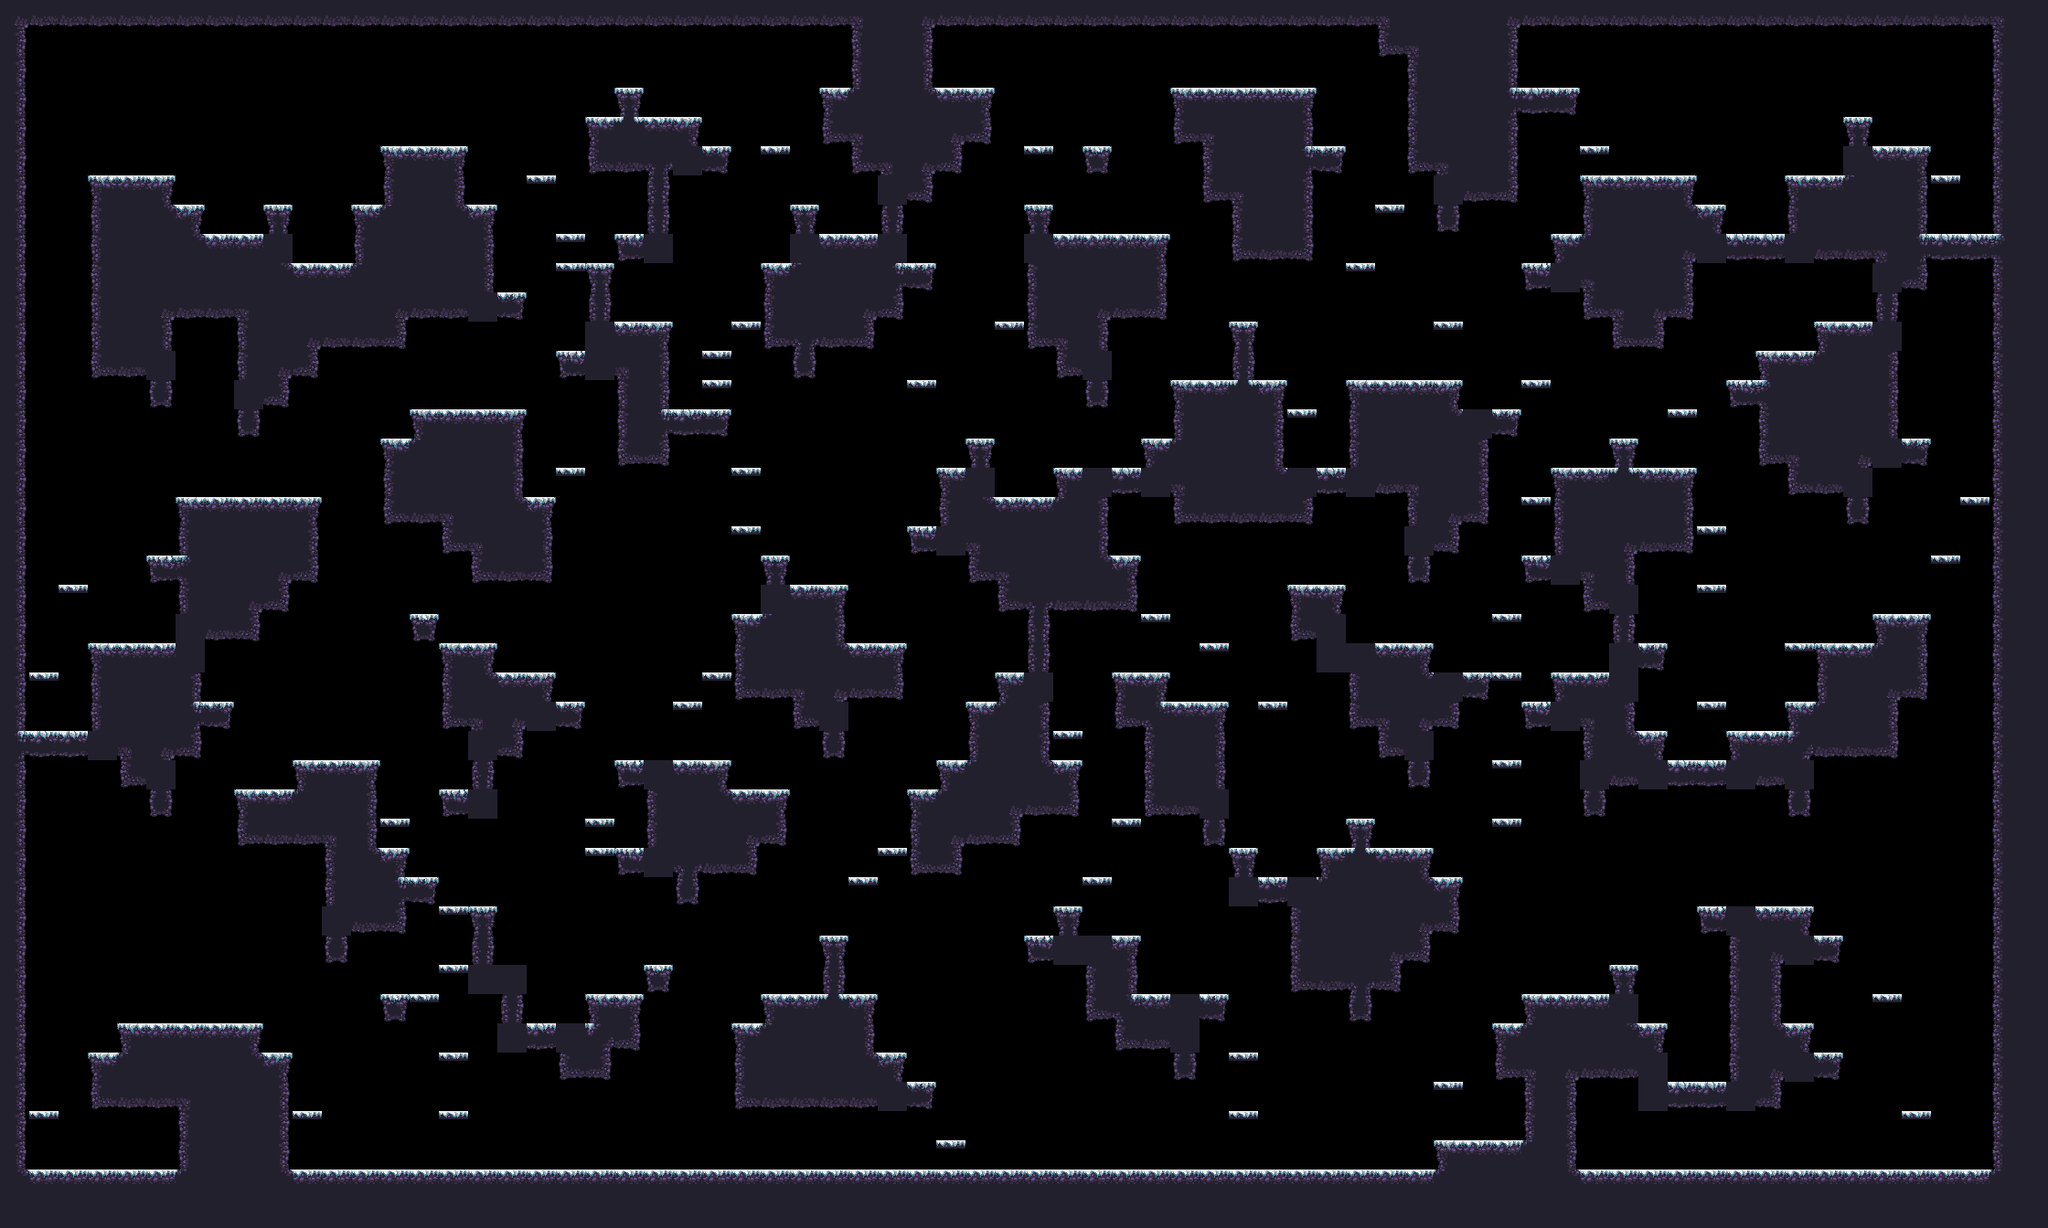

Rendered tile map (Tiled .tmx) drawn with the repository's tilesets; below, a short description and the map source with its tile grids summarised:
An orthogonal 70x42 tile map with 32x32 px tiles, 1 tile layer (main) and 17 objects (9x spawn, spawnPlayer0, spawnCrown0, spawnPlayer1, spawnCrown1, ...).

<map compressionlevel="0" height="42" infinite="0" nextlayerid="3" nextobjectid="4" orientation="orthogonal" renderorder="right-down" tiledversion="1.3.2" tileheight="32" tilewidth="32" version="1.2" width="70">
 <tileset firstgid="1" source="forest_winter_tile_set.tsx" />
 <layer height="42" id="1" name="main" width="70">
  <data>[2940 cells, 1230 non-empty, 27 distinct tile ids]</data>
 </layer>
 <objectgroup id="2" name="objects"><object id="1" name="spawnPlayer0" x="128" y="144.0" /><object id="2" name="spawnCrown0" x="160" y="144.0" /><object id="3" name="spawnPlayer1" x="2016" y="80.0" /><object id="4" name="spawnCrown1" x="2048" y="80.0" /><object id="5" name="spawnPlayer2" x="64" y="1232.0" /><object id="6" name="spawnCrown2" x="160" y="1072.0" /><object id="7" name="spawnPlayer3" x="2144" y="1232.0" /><object id="8" name="spawnCrown3" x="2112" y="1232.0" /><object id="9" name="spawn" x="384" y="1232.0" /><object id="10" name="spawn" x="1376" y="1232.0" /><object id="11" name="spawn" x="288" y="816.0" /><object id="12" name="spawn" x="64" y="1232.0" /><object id="13" name="spawn" x="608" y="1232.0" /><object id="14" name="spawn" x="192" y="144.0" /><object id="15" name="spawn" x="736" y="784.0" /><object id="16" name="spawn" x="2080" y="112.0" /><object id="17" name="spawn" x="1344" y="720.0" /></objectgroup></map>
